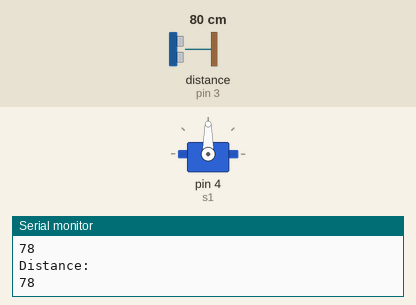
The sketch below on a simulated Arduino Uno, built with avr-gcc and run on an emulated ATmega328P. Parts: servo, the last lines printed to the serial monitor. Wiring (inferred from the names in the program): ultrasonic range finder: trigger pin 2; echo pin 3. Inputs (shaded band) come from the test bench; at power-on: distance to the obstacle (sensor on pin 3) 80 cm. The echo pulse lasts 58.3 µs per cm.

Above: at 1.2 s.
1.3 s: distance to the obstacle (sensor on pin 3) set to 7 cm
2.8 s: distance to the obstacle (sensor on pin 3) set to 4 cm
At 4.3 s:
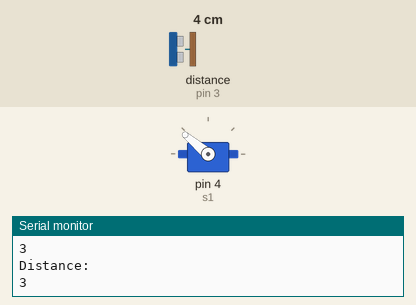
Timing chart, 0 to 5.8 s (numbered marks = the images above; inputs shaded):
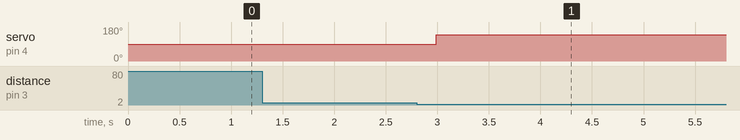

The sketch:

s.ino
```cpp
#include <Servo.h> // servo library
Servo s1;
const int trigPin = 2;
const int echoPin = 3;
long duration;
int distanceCm, distanceInch;
unsigned long servoOnTime = 0;  // เก็บเวลาเมื่อเซอร์โวเปิด
bool servoState = false;  // ตัวแปรที่ใช้ตรวจสอบสถานะเซอร์โว

void setup()
{
  Serial.begin(9600);
  pinMode(trigPin, OUTPUT);
  pinMode(echoPin, INPUT);

  s1.attach(4);   // Servo Motor
}

void loop()
{
  digitalWrite(trigPin, LOW);
  delayMicroseconds(2);
  digitalWrite(trigPin, HIGH);
  delayMicroseconds(10);
  digitalWrite(trigPin, LOW);
  duration = pulseIn(echoPin, HIGH);
  distanceCm = duration * 0.034 / 2;
  distanceInch = duration * 0.0133 / 2;
  Serial.println("Distance: ");
  Serial.println(distanceCm);
  delay(100);

  if(distanceCm < 5)
  {
    if (!servoState) {
      s1.write(140);  // เปิดเซอร์โว
      servoOnTime = millis();  // เก็บเวลาเริ่มต้นการเปิดเซอร์โว
      servoState = true;  // เปลี่ยนสถานะเป็นเปิด
    }
  }
  else
  {
    if (servoState && (millis() - servoOnTime >= 5000)) {  // ถ้าเซอร์โวยังคงเปิดเกิน 5 วินาที
      s1.write(0);  // ปิดเซอร์โว
      servoState = false;  // เปลี่ยนสถานะเป็นปิด
    }
  }
}
```

Measured:
- the behaviour switches between 6 and 5 cm on distance to the obstacle (sensor on pin 3) (found by bisection; images 0 and 1)
- after the input at 2.8 s, servo on pin 4 (s1): 90° → 140° after 0.19 s
